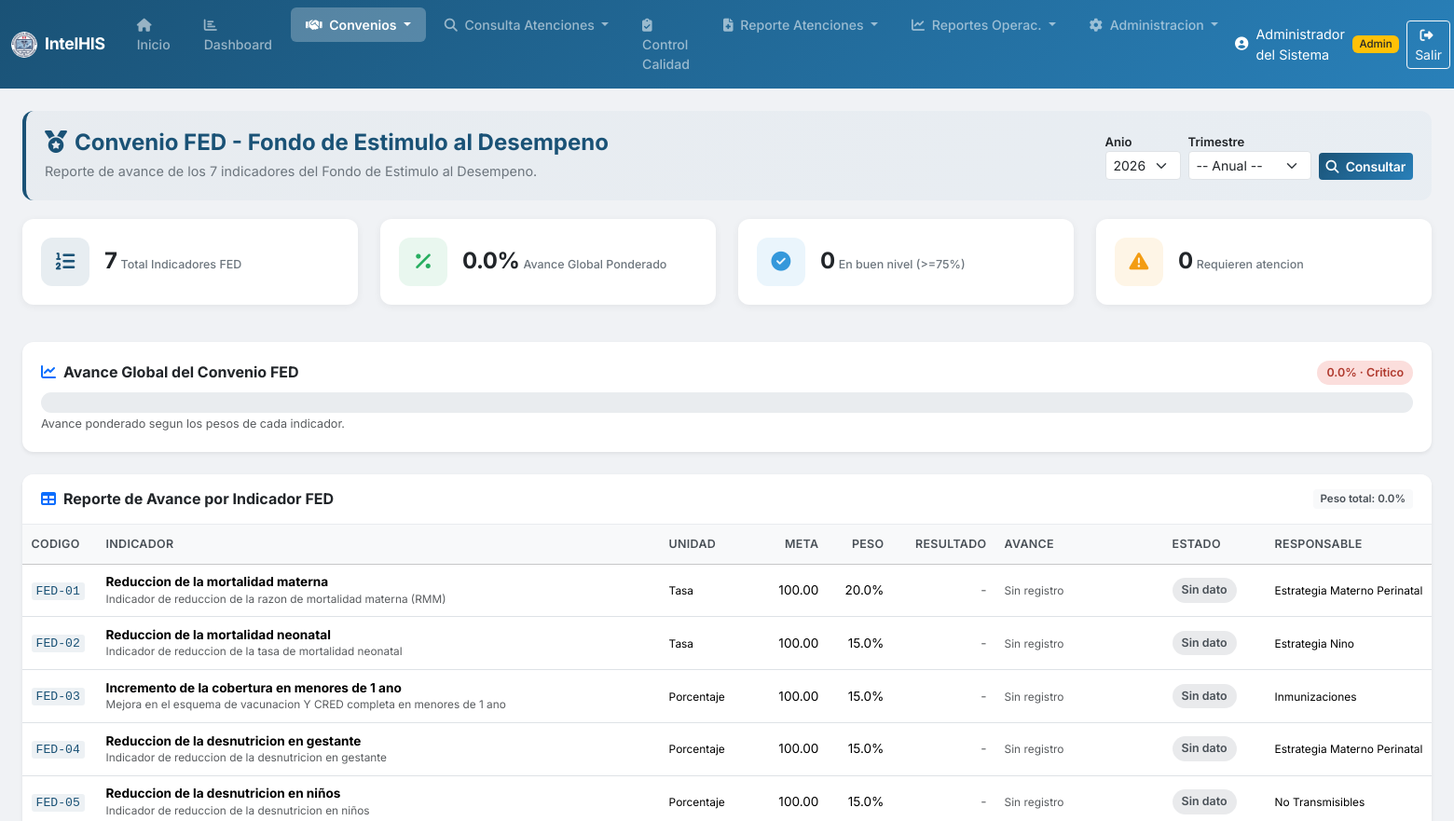
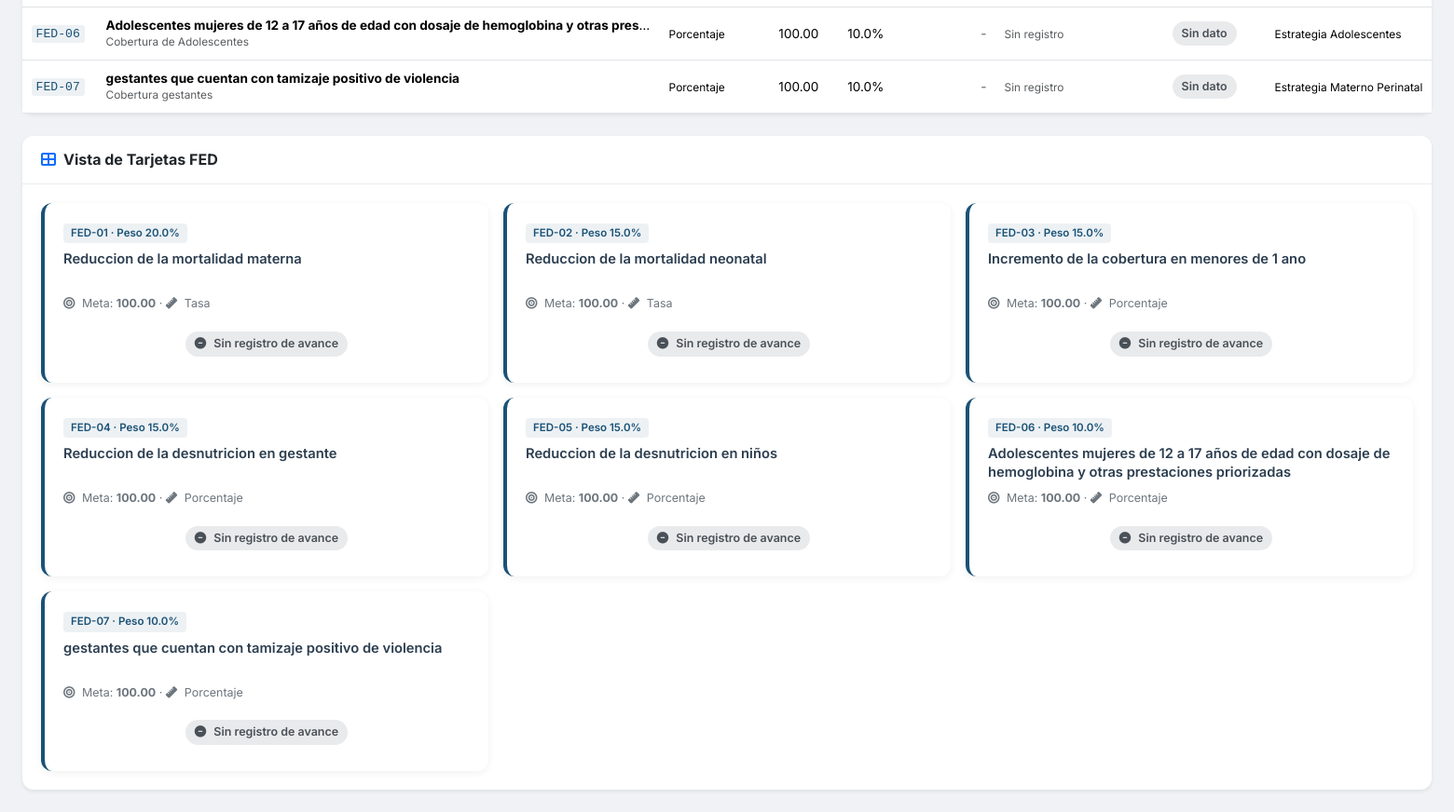
Page /convenio_fed.php (signed in) on the committed database (2 pictures, top to bottom).
### tables this page shows
CREATE TABLE `CONVENIO_FED_INDICADORES` (
  `id_indicador` int(11) NOT NULL,
  `codigo` varchar(20) NOT NULL COMMENT 'FED-01 ... FED-07',
  `nombre` varchar(300) NOT NULL,
  `descripcion` text DEFAULT NULL,
  `unidad_medida` varchar(50) DEFAULT NULL,
  `meta_anual` decimal(10,2) DEFAULT NULL,
  `peso_ponderado` decimal(5,2) DEFAULT NULL COMMENT 'Peso porcentual del indicador en el FED',
  `periodo` varchar(20) DEFAULT 'TRIMESTRAL',
  `responsable` varchar(150) DEFAULT NULL,
  `orden` int(11) DEFAULT 0,
  `estado` tinyint(1) NOT NULL DEFAULT 1
);

### includes/functions.php (called while the page is built, shortened)
<?php
function clean($str) {
    return htmlspecialchars($str ?? '', ENT_QUOTES, 'UTF-8');
}

### convenio_fed.php (the view, shortened to what this page needs)
<?php
require_once 'includes/functions.php';
$pdo = getDBConnection();
$fAnio = $_GET['anio'] ?? date('Y');
$fTrim = $_GET['trimestre'] ?? '';
$aniosDisp = $pdo->query("SELECT DISTINCT anio FROM CONVENIO_FED_AVANCE WHERE anio IS NOT NULL ORDER BY anio DESC")->fetchAll(PDO::FETCH_COLUMN);
if (empty($aniosDisp)) {
    $aniosDisp = [date('Y')];
}
$tablaExiste = $pdo->query("SHOW TABLES LIKE 'CONVENIO_FED_INDICADORES'")->fetchColumn();
$indicadores = [];
$resumen = ['total' => 0, 'con_avance' => 0, 'excelente' => 0, 'bueno' => 0, 'regular' => 0, 'bajo' => 0, 'critico' => 0, 'sin_dato' => 0];
$avancePonderado = 0.0;
$pesoTotal = 0.0;
if ($tablaExiste) {
    $sql = "SELECT i.id_indicador, i.codigo, i.nombre, i.descripcion, i.unidad_medida,
                   i.meta_anual, i.peso_ponderado, i.periodo, i.responsable, i.orden,
                   a.id_avance, a.valor_numerador, a.valor_denominador, a.valor_resultado,
                   a.porcentaje_avance, a.observaciones, a.fecha_registro
            FROM CONVENIO_FED_INDICADORES i
            LEFT JOIN CONVENIO_FED_AVANCE a ON a.id_indicador = i.id_indicador
                AND a.anio = ? " . ($fTrim !== '' ? " AND a.trimestre = ? " : " AND (a.trimestre IS NULL OR a.trimestre = '')") . "
            WHERE i.estado = 1
            ORDER BY i.orden ASC, i.codigo ASC";
    $stmt = $pdo->prepare($sql);
    if ($fTrim !== '') {
        $stmt->execute([$fAnio, $fTrim]);
    } else {
        $stmt->execute([$fAnio]);
    }
    $indicadores = $stmt->fetchAll();
    $resumen['total'] = count($indicadores);
    if ($pesoTotal > 0) {
        $avancePonderadoGlobal = ($avancePonderado / $pesoTotal) * 100;
    } else {
        $avancePonderadoGlobal = 0;
    }
}
function clasificarAvanceFED($pct) {
    if ($pct === null) return ['clase' => 'avance-sin-dato', 'texto' => 'Sin dato', 'estado' => ''];
    return ['clase' => 'avance-critico', 'texto' => 'Critico', 'estado' => 'estado-critico'];
}
include 'includes/header.php';
?>
<div class="page-header-section">
    <div class="d-flex justify-content-between align-items-center flex-wrap gap-2">
        <div>
            <h4><i class="fas fa-medal me-2"></i>Convenio FED - Fondo de Estimulo al Desempeno</h4>
            <p class="subtitle">Reporte de avance de los 7 indicadores del Fondo de Estimulo al Desempeno.</p>
        </div>
        <form method="GET" class="d-flex gap-2 align-items-end">
            <div>
                <label class="form-label small fw-semibold mb-0">Anio</label>
                <select name="anio" class="form-select form-select-sm" onchange="this.form.submit()">
                    <?php foreach ($aniosDisp as $a): ?>
                        <option value="<?= htmlspecialchars($a) ?>" <?= (string)$fAnio === (string)$a ? 'selected' : '' ?>><?= htmlspecialchars($a) ?></option>
                    <?php endforeach; ?>
                </select>
            </div>
            <div>
                <label class="form-label small fw-semibold mb-0">Trimestre</label>
                <select name="trimestre" class="form-select form-select-sm" onchange="this.form.submit()">
                    <option value="">-- Anual --</option>
                </select>
            </div>
            <button type="submit" class="btn btn-his btn-sm"><i class="fas fa-search me-1"></i> Consultar</button>
        </form>
    </div>
</div>
<?php if (!$tablaExiste): ?>
    <div class="alert alert-warning">
        <i class="fas fa-exclamation-triangle me-2"></i>
        Las tablas del Convenio FED no existen en la base de datos.
        Ejecute el script <code>Database/update_his_v2.sql</code> para crearlas y cargar los 7 indicadores.
    </div>
<?php else: ?>
<div class="row mb-4">
    <div class="col-md-3 col-6 mb-3">
        <div class="stat-card stat-primary">
            <div class="stat-icon"><i class="fas fa-list-ol"></i></div>
            <div class="stat-info">
                <span class="stat-value"><?= number_format($resumen['total']) ?></span>
                <span class="stat-label">Total Indicadores FED</span>
            </div>
        </div>
    </div>
    <div class="col-md-3 col-6 mb-3">
        <div class="stat-card stat-success">
            <div class="stat-icon"><i class="fas fa-percentage"></i></div>
            <div class="stat-info">
                <span class="stat-value"><?= number_format($avancePonderadoGlobal ?? 0, 1) ?>%</span>
                <span class="stat-label">Avance Global Ponderado</span>
            </div>
        </div>
    </div>
    <div class="col-md-3 col-6 mb-3">
        <div class="stat-card stat-info">
            <div class="stat-icon"><i class="fas fa-check-circle"></i></div>
            <div class="stat-info">
                <span class="stat-value"><?= number_format($resumen['excelente'] + $resumen['bueno']) ?></span>
                <span class="stat-label">En buen nivel (>=75%)</span>
            </div>
        </div>
    </div>
    <div class="col-md-3 col-6 mb-3">
        <div class="stat-card stat-warning">
            <div class="stat-icon"><i class="fas fa-exclamation-triangle"></i></div>
            <div class="stat-info">
                <span class="stat-value"><?= number_format($resumen['regular'] + $resumen['bajo'] + $resumen['critico']) ?></span>
                <span class="stat-label">Requieren atencion</span>
            </div>
        </div>
    </div>
</div>
<div class="card shadow-sm mb-4">
    <div class="card-body">
        <div class="d-flex justify-content-between align-items-center mb-2">
            <h6 class="mb-0 fw-bold"><i class="fas fa-chart-line me-2 text-primary"></i>Avance Global del Convenio FED</h6>
            <span class="avance-badge <?= clasificarAvanceFED($avancePonderadoGlobal ?? 0)['clase'] ?>">
                <?= number_format($avancePonderadoGlobal ?? 0, 1) ?>% &middot; <?= clasificarAvanceFED($avancePonderadoGlobal ?? 0)['texto'] ?>
            </span>
        </div>
        <div class="progress" style="height: 22px; border-radius: 11px;">
        </div>
        <small class="text-muted">Avance ponderado segun los pesos de cada indicador.</small>
    </div>
</div>
<div class="card shadow-sm mb-4">
    <div class="card-header bg-white d-flex justify-content-between align-items-center">
        <h6 class="mb-0 fw-bold"><i class="fas fa-table me-2 text-primary"></i>Reporte de Avance por Indicador FED</h6>
        <span class="stat-mini">Peso total: <?= number_format($pesoTotal, 1) ?>%</span>
    </div>
    <div class="card-body p-0">
        <div class="table-responsive">
            <table class="table table-hover table-sm mb-0">
                <thead class="table-light">
                    <tr>
                        <th style="width:80px;">Codigo</th>
                        <th>Indicador</th>
                        <th style="width:100px;">Unidad</th>
                        <th style="width:80px;" class="text-end">Meta</th>
                        <th style="width:70px;" class="text-end">Peso</th>
                        <th style="width:110px;" class="text-end">Resultado</th>
                        <th style="width:180px;">Avance</th>
                        <th style="width:110px;">Estado</th>
                        <th style="width:130px;">Responsable</th>
                    </tr>
                </thead>
                <tbody>
                    <?php if (empty($indicadores)): ?>
                        <tr><td colspan="9" class="text-center text-muted py-4">No se encontraron indicadores FED.</td></tr>
                    <?php else: ?>
                        <?php foreach ($indicadores as $ind):
                            $pct = $ind['porcentaje_avance'] !== null ? (float)$ind['porcentaje_avance'] : null;
                            $av = clasificarAvanceFED($pct);
                            $barColor = $pct === null ? 'bg-secondary' :
                                ($pct >= 90 ? 'bg-success' : ($pct >= 75 ? 'bg-info' :
                                ($pct >= 60 ? 'bg-warning' : ($pct >= 40 ? 'bg-orange' : 'bg-danger'))));
                        ?>
                        <tr>
                            <td><code><?= clean($ind['codigo']) ?></code></td>
                            <td>
                                <strong><?= clean($ind['nombre']) ?></strong>
                                <?php if (!empty($ind['descripcion'])): ?>
                                    <small class="d-block text-muted" style="font-size:0.74rem;"><?= clean(mb_strimwidth($ind['descripcion'], 0, 80, '...')) ?></small>
                                <?php endif; ?>
                            </td>
                            <td><small><?= clean($ind['unidad_medida'] ?? '-') ?></small></td>
                            <td class="text-end"><?= $ind['meta_anual'] !== null ? number_format((float)$ind['meta_anual'], 2) : '-' ?></td>
                            <td class="text-end"><?= $ind['peso_ponderado'] !== null ? number_format((float)$ind['peso_ponderado'], 1) . '%' : '-' ?></td>
                            <td class="text-end">
                                <?php if ($ind['valor_resultado'] !== null): ?>
                                    <strong><?= number_format((float)$ind['valor_resultado'], 2) ?></strong>
                                <?php else: ?>
                                    <span class="text-muted">-</span>
                                <?php endif; ?>
                            </td>
                            <td>
                                <?php if ($pct !== null): ?>
                                    <div class="progress progress-his" style="height:8px;">
                                        <div class="progress-bar <?= $barColor ?>" role="progressbar" style="width: <?= min(100, $pct) ?>%;"></div>
                                    </div>
                                    <small class="text-muted"><?= number_format($pct, 1) ?>%</small>
                                <?php else: ?>
                                    <span class="text-muted small">Sin registro</span>
                                <?php endif; ?>
                            </td>
                            <td><span class="avance-badge <?= $av['clase'] ?>"><?= $av['texto'] ?></span></td>
                            <td><small><?= clean($ind['responsable'] ?? '-') ?></small></td>
                        </tr>
                        <?php endforeach; ?>
                    <?php endif; ?>
                </tbody>
            </table>
        </div>
    </div>
</div>
<div class="card shadow-sm">
    <div class="card-header bg-white">
        <h6 class="mb-0 fw-bold"><i class="fas fa-th-large me-2 text-primary"></i>Vista de Tarjetas FED</h6>
    </div>
    <div class="card-body">
        <div class="row g-3">
            <?php foreach ($indicadores as $ind):
                $pct = $ind['porcentaje_avance'] !== null ? (float)$ind['porcentaje_avance'] : null;
                $av = clasificarAvanceFED($pct);
            ?>
            <div class="col-lg-4 col-md-6">
                <div class="indicador-card <?= $av['estado'] ?>">
                    <span class="indicador-codigo"><?= clean($ind['codigo']) ?> &middot; Peso <?= number_format((float)$ind['peso_ponderado'], 1) ?>%</span>
                    <div class="indicador-nombre"><?= clean($ind['nombre']) ?></div>
                    <div class="indicador-meta">
                        <i class="fas fa-bullseye me-1"></i> Meta: <strong><?= $ind['meta_anual'] !== null ? number_format((float)$ind['meta_anual'], 2) : '-' ?></strong>
                        &middot; <i class="fas fa-ruler me-1"></i> <?= clean($ind['unidad_medida'] ?? '-') ?>
                    </div>
                    <?php if ($pct !== null): ?>
                        <div class="progress progress-his mb-2">
                            <div class="progress-bar <?= $pct >= 90 ? 'bg-success' : ($pct >= 75 ? 'bg-info' : ($pct >= 60 ? 'bg-warning' : ($pct >= 40 ? 'bg-orange' : 'bg-danger'))) ?>"
                                 role="progressbar" style="width: <?= min(100, $pct) ?>%;"></div>
                        </div>
                        <div class="d-flex justify-content-between align-items-center">
                            <small class="text-muted">Resultado: <strong><?= number_format((float)$ind['valor_resultado'], 2) ?></strong></small>
                            <span class="avance-badge <?= $av['clase'] ?>"><?= number_format($pct, 1) ?>% &middot; <?= $av['texto'] ?></span>
                        </div>
                    <?php else: ?>
                        <div class="text-center py-2">
                            <span class="avance-badge avance-sin-dato"><i class="fas fa-minus-circle me-1"></i>Sin registro de avance</span>
                        </div>
                    <?php endif; ?>
                </div>
            </div>
            <?php endforeach; ?>
        </div>
    </div>
</div>
<?php endif; ?>
<?php include 'includes/footer.php'; ?>

### rows in the picture
convenio_fed_indicadores: codigo "FED-01", nombre "Reduccion de la mortalidad materna", descripcion "Indicador de reduccion de la razon de mortalidad materna (RMM)", unidad_medida "Tasa", meta_anual "100.00", peso_ponderado "20.0", texto "Sin dato", responsable "Estrategia Materno Perinatal"
convenio_fed_indicadores: codigo "FED-02", nombre "Reduccion de la mortalidad neonatal", descripcion "Indicador de reduccion de la tasa de mortalidad neonatal", unidad_medida "Tasa", meta_anual "100.00", peso_ponderado "15.0", texto "Sin dato", responsable "Estrategia Nino"
convenio_fed_indicadores: codigo "FED-03", nombre "Incremento de la cobertura en menores de 1 ano", descripcion "Mejora en el esquema de vacunacion Y CRED completa en menores de 1 ano", unidad_medida "Porcentaje", meta_anual "100.00", peso_ponderado "15.0", texto "Sin dato", responsable "Inmunizaciones"
convenio_fed_indicadores: codigo "FED-04", nombre "Reduccion de la desnutricion en gestante", descripcion "Indicador de reduccion de la desnutricion en gestante", unidad_medida "Porcentaje", meta_anual "100.00", peso_ponderado "15.0", texto "Sin dato", responsable "Estrategia Materno Perinatal"
convenio_fed_indicadores: codigo "FED-05", nombre "Reduccion de la desnutricion en niños", descripcion "Indicador de reduccion de la desnutricion en niños", unidad_medida "Porcentaje", meta_anual "100.00", peso_ponderado "15.0", texto "Sin dato", responsable "No Transmisibles"
convenio_fed_indicadores: codigo "FED-06", nombre "Adolescentes mujeres de 12 a 17 años de edad con dosaje de hemoglobina y otras pres…", descripcion "Cobertura de Adolescentes", unidad_medida "Porcentaje", meta_anual "100.00", peso_ponderado "10.0", texto "Sin dato", responsable "Estrategia Adolescentes", nombre "Adolescentes mujeres de 12 a 17 años de edad con dosaje de hemoglobina y otras prestaciones priorizadas"
convenio_fed_indicadores: codigo "FED-07", nombre "gestantes que cuentan con tamizaje positivo de violencia", descripcion "Cobertura gestantes", unidad_medida "Porcentaje", meta_anual "100.00", peso_ponderado "10.0", texto "Sin dato", responsable "Estrategia Materno Perinatal"

### other values in the picture
$_SESSION['nombre_completo'] "Administrador del Sistema"
$resumen['total'] "7"
$avancePonderadoGlobal "0.0"
$resumen['excelente'] + $resumen['bueno'] "0"
$resumen['regular'] + $resumen['bajo'] + $resumen['critico'] "0"
clasificarAvanceFED($avancePonderadoGlobal ?? 0)['texto'] "Critico"
$pesoTotal "0.0"
form field anio "2026"
